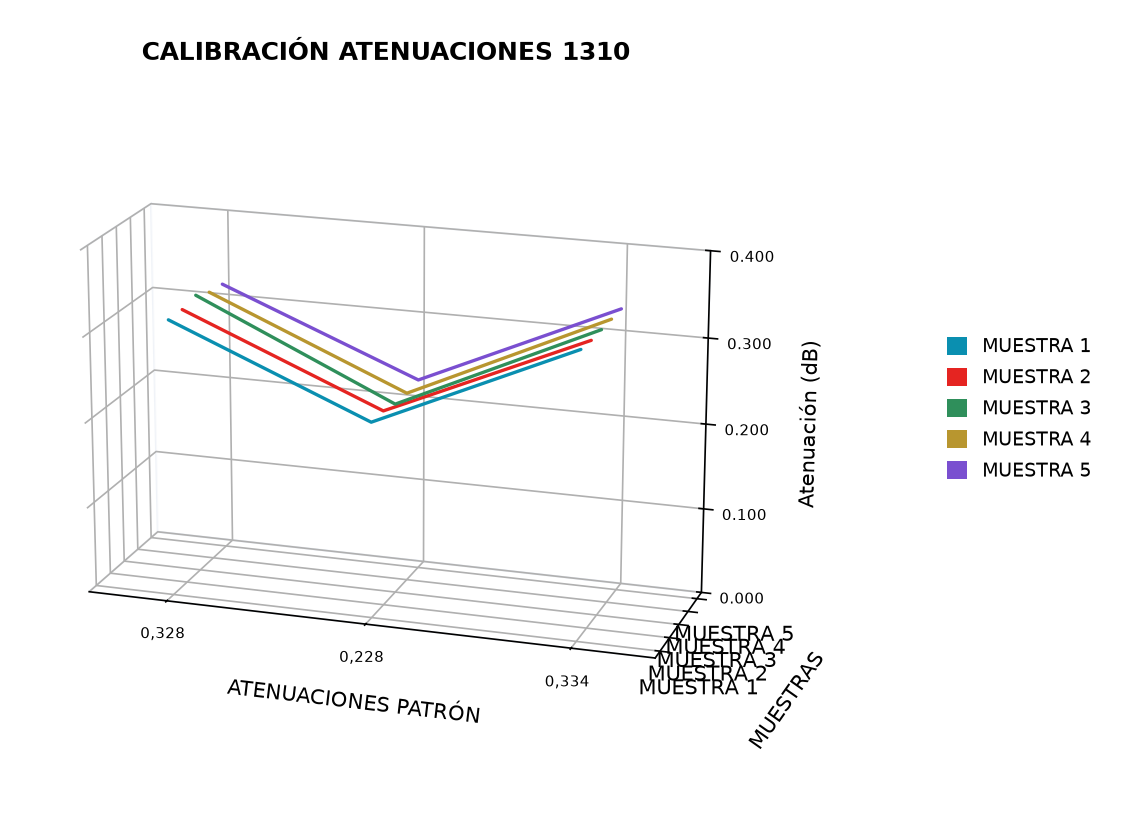

Write Python code to recreate this figure.
# -*- coding: utf-8 -*-
"""Grafica 3D de lineas "Calibracion atenuaciones" (OTDR) - script de referencia.

Recrea en 3D la grafica de calibracion de atenuaciones usando los datos de la
tabla (columna "Valor patrón" y las 5 muestras):

  - Eje X (ATENUACIONES PATRON): CATEGORICO. Las posiciones son indices
    secuenciales (0, 1, 2, ...) en el ORDEN de la tabla (EVENTO 1, 2, 3...),
    de modo que el orden se mantiene estricto y no se reordena por magnitud.
    Las etiquetas de las marcas son los valores reales de "Valor patrón".
  - Eje Y (MUESTRAS)           : 5 series muy juntas [1.0, 1.15, 1.3, 1.45, 1.6]
  - Eje Z (Atenuacion)         : escala desde 0.000 hasta el maximo redondeado,
                                 con marcas cada 0.100 (ej. 0.000 .. 0.400).

Lineas continuas, sin marcadores. Leyenda vertical a la derecha con cuadrados.

Uso:    python grafica_atenuaciones_3d.py
Genera: grafica_atenuaciones_3d.png
"""
import math

import matplotlib
matplotlib.use("Agg")
import matplotlib.pyplot as plt
from matplotlib.patches import Patch
from mpl_toolkits.mplot3d import Axes3D  # noqa: F401

# --- Eje X: "Valor patrón" de cada evento (se dibuja como categoria) ---
patrones = [0.328, 0.228, 0.334]
patrones_etiqueta = ["0,328", "0,228", "0,334"]

# --- 5 muestras (cada fila = MUESTRA n, columnas = eventos / patrones) ---
muestras = [
    [0.323, 0.228, 0.333],
    [0.323, 0.228, 0.331],
    [0.328, 0.223, 0.331],
    [0.320, 0.223, 0.331],
    [0.318, 0.226, 0.331],
]

# Posiciones compactas en Y (incrementos de 0.15 -> bloque/rampa).
Y_POSITIONS = [1.0, 1.15, 1.3, 1.45, 1.6]
Z_STEP = 0.100

colores = ["#0a8fb0", "#e52421", "#2f8f5b", "#b8962f", "#7a4fd0"]

# Eje X categorico: posiciones secuenciales 0, 1, 2 ... en orden de la tabla.
x_index = list(range(len(patrones)))

# Escala Z: 0 hasta el maximo redondeado al siguiente multiplo de Z_STEP.
valores = [v for fila in muestras for v in fila]
zmax = math.ceil(max(valores) / Z_STEP) * Z_STEP
zticks = [round(i * Z_STEP, 10) for i in range(int(round(zmax / Z_STEP)) + 1)]

fig = plt.figure(figsize=(9.8, 5.4))
ax = fig.add_axes([0.02, 0.04, 0.62, 0.86], projection="3d")

handles = []
for indice, fila in enumerate(muestras):
    ys = [Y_POSITIONS[indice]] * len(x_index)
    ax.plot(
        x_index, ys, fila,
        color=colores[indice], linewidth=1.6, markersize=0,
        solid_capstyle="round",
    )
    handles.append(Patch(facecolor=colores[indice], edgecolor="none",
                         label="MUESTRA %d" % (indice + 1)))

ax.set_xlabel("ATENUACIONES PATRÓN", labelpad=12)
ax.set_ylabel("MUESTRAS", labelpad=12)
ax.set_zlabel("Atenuación (dB)", labelpad=8)

ax.set_xticks(x_index)
ax.set_xticklabels(patrones_etiqueta, fontsize=7)
ax.set_xlim(-0.4, len(x_index) - 0.6)

ax.set_yticks(Y_POSITIONS)
ax.set_yticklabels(["MUESTRA %d" % (i + 1) for i in range(len(muestras))])
ax.set_ylim(min(Y_POSITIONS) - 0.075, max(Y_POSITIONS) + 0.075)

ax.set_zlim(0, zmax)
ax.set_zticks(zticks)
ax.set_zticklabels(["%.3f" % t for t in zticks], fontsize=7)

for axis in (ax.xaxis, ax.yaxis, ax.zaxis):
    axis.pane.set_facecolor((1.0, 1.0, 1.0, 0.0))
    axis.pane.set_edgecolor("#e3e9f2")
ax.grid(True)

ax.set_box_aspect((1.4, 0.45, 0.85))
ax.view_init(elev=18, azim=-72)

ax.set_title("CALIBRACIÓN ATENUACIONES 1310", fontsize=12, fontweight="bold",
             pad=12)
fig.legend(handles=handles, loc="center left", bbox_to_anchor=(0.70, 0.5),
           fontsize=9, frameon=False, handlelength=1.1, handleheight=1.1,
           borderpad=0.4, labelspacing=0.6)

fig.savefig("grafica_atenuaciones_3d.png", dpi=150, bbox_inches="tight",
            pad_inches=0.25, facecolor="white")
print("Generado: grafica_atenuaciones_3d.png  (Z: 0 a %.3f, paso %.3f)"
      % (zmax, Z_STEP))
